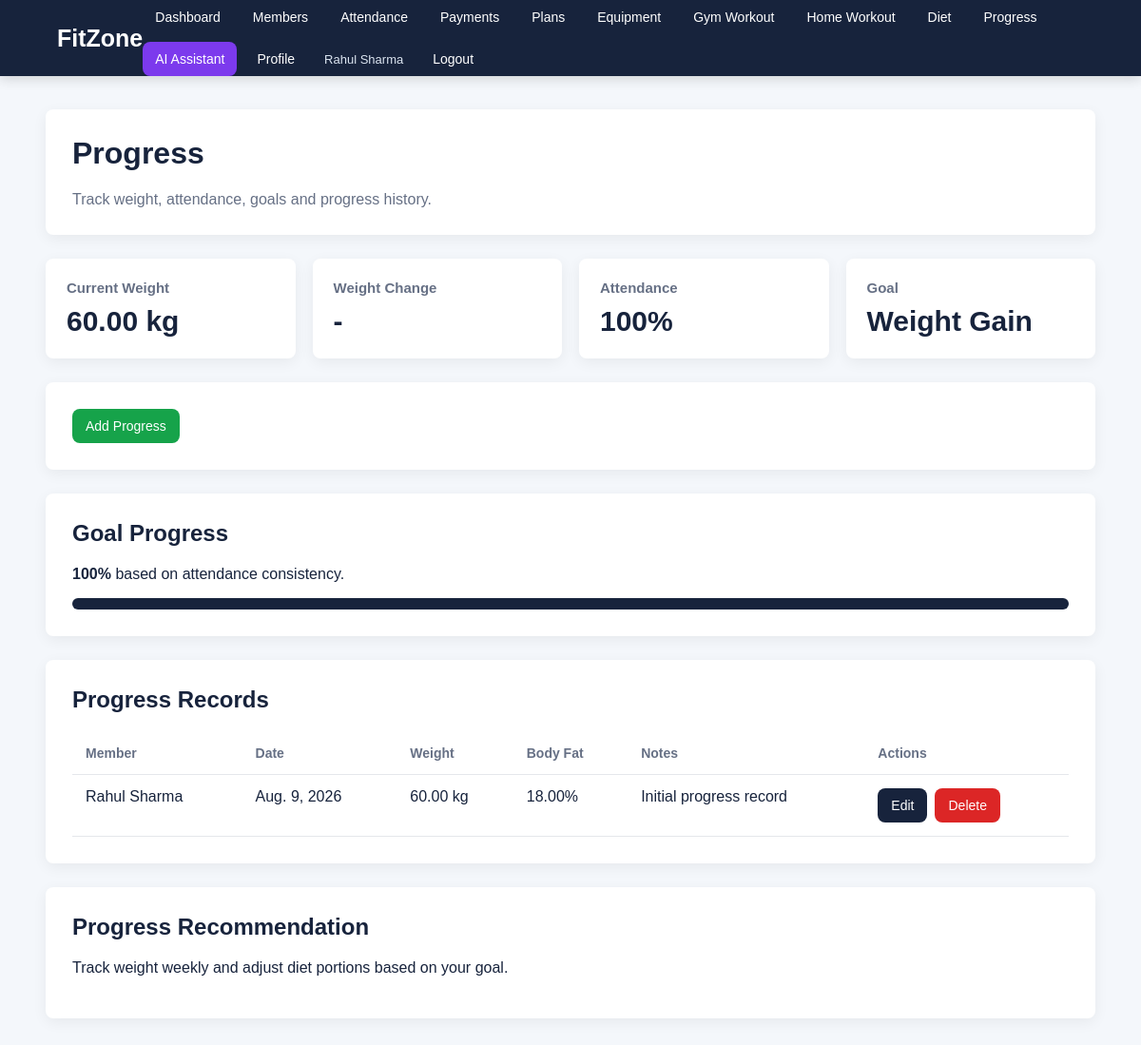
Page /progress/ (signed in) on the committed database.
### gymapp/models.py (models this page shows, shortened)
class CustomUser(AbstractUser):
    ROLE_CHOICES = [
        ("admin", "Admin"),
        ("member", "Member"),
    ]
    role = models.CharField(
        max_length=20,
        choices=ROLE_CHOICES,
        default="member"
    )

class Progress(models.Model):
    member = models.ForeignKey(
        MemberProfile,
        on_delete=models.CASCADE,
        related_name="progress_records"
    )
    weight = models.DecimalField(
        max_digits=5,
        decimal_places=2,
        null=True,
        blank=True
    )
    body_fat = models.DecimalField(
        max_digits=5,
        decimal_places=2,
        null=True,
        blank=True
    )
    recorded_date = models.DateField(
        default=timezone.now
    )
    notes = models.TextField(blank=True)

class MemberProfile(models.Model):
    GENDER_CHOICES = [
        ("Male", "Male"),
        ("Female", "Female"),
        ("Other", "Other"),
    ]
    GOAL_CHOICES = [
        ("Weight Gain", "Weight Gain"),
        ("Weight Loss", "Weight Loss"),
        ("Muscle Gain", "Muscle Gain"),
        ("Maintain Weight", "Maintain Weight"),
        ("General Fitness", "General Fitness"),
    ]
    user = models.OneToOneField(
        settings.AUTH_USER_MODEL,
        on_delete=models.CASCADE,
        related_name="member_profile"
    )
    full_name = models.CharField(max_length=100)
    mobile = models.CharField(max_length=15)
    email = models.EmailField(
        blank=True,
        null=True
    )
    age = models.PositiveIntegerField(
        blank=True,
        null=True
    )
    gender = models.CharField(
        max_length=10,
        choices=GENDER_CHOICES,
        blank=True,
        null=True
    )
    goal = models.CharField(
        max_length=30,
        choices=GOAL_CHOICES,
        blank=True
    )
    address = models.TextField(blank=True)
    joining_date = models.DateField(
        default=timezone.now
    )
    plan = models.ForeignKey(
        MembershipPlan,
        on_delete=models.SET_NULL,
        null=True,
        blank=True,
        related_name="members"
    )
    ai_plan = models.ForeignKey(
        AIPlan,
        on_delete=models.SET_NULL,
        null=True,
        blank=True,
        related_name="ai_members"
    )
    trainer = models.ForeignKey(
        Trainer,
        on_delete=models.SET_NULL,
        null=True,
        blank=True,
        related_name="members"
    )
    membership_start = models.DateField(
        null=True,
        blank=True
    )
    membership_end_date = models.DateField(
        null=True,
        blank=True
    )

### gymapp/views.py (the view)
# urls.py: path("progress/", views.progress, name="progress"),
@login_required
def progress(request):
    member_profile = _profile_for_user(request.user)
    if request.user.is_staff or request.user.is_superuser:
        progress_records = Progress.objects.select_related("member").order_by("-recorded_date")
        attendance_qs = Attendance.objects.all()
    else:
        progress_records = member_profile.progress_records.order_by("-recorded_date")
        attendance_qs = member_profile.attendances.all()
    total_attendance = attendance_qs.count()
    present_attendance = attendance_qs.filter(status="Present").count()
    attendance_percentage = (
        round((present_attendance / total_attendance) * 100) if total_attendance else 0
    )
    latest_progress = progress_records.first()
    first_progress = progress_records.order_by("recorded_date").first()
    weight_change = None
    if latest_progress and first_progress and latest_progress.weight and first_progress.weight:
        weight_change = latest_progress.weight - first_progress.weight
    progress_percentage = min(attendance_percentage, 100)
    goal = member_profile.goal or "General Fitness"
    recommendation = "Stay consistent with workouts, attendance and meal timing."
    if attendance_percentage < 50:
        recommendation = "Focus on improving attendance first with 3 fixed workout days per week."
    elif latest_progress and latest_progress.weight:
        recommendation = "Track weight weekly and adjust diet portions based on your goal."
    return render(
        request,
        "progress.html",
        {
            "member_profile": member_profile,
            "progress_records": progress_records[:20],
            "latest_progress": latest_progress,
            "weight_change": weight_change,
            "attendance_percentage": attendance_percentage,
            "goal": goal,
            "progress_percentage": progress_percentage,
            "recommendation": recommendation,
        },
    )

### gymapp/views.py (called while the page is built)
def _profile_for_user(user):
    if not user.is_authenticated:
        return None
    profile, _created = MemberProfile.objects.get_or_create(
        user=user,
        defaults={
            "full_name": user.get_full_name() or user.username,
            "mobile": "",
            "email": user.email,
        },
    )
    return profile

### templates/progress.html
{% extends "base.html" %}
{% block content %}
<div class="page-container">
    <div class="page-header">
        <h1>Progress</h1>
        <p>Track weight, attendance, goals and progress history.</p>
    </div>
    <div class="stats">
        <div class="stat">
            <h3>Current Weight</h3>
            <div class="number">
                {% if latest_progress.weight %}{{ latest_progress.weight }} kg{% else %}-{% endif %}
            </div>
        </div>
        <div class="stat">
            <h3>Weight Change</h3>
            <div class="number">
                {% if weight_change %}{{ weight_change }} kg{% else %}-{% endif %}
            </div>
        </div>
        <div class="stat">
            <h3>Attendance</h3>
            <div class="number">{{ attendance_percentage }}%</div>
        </div>
        <div class="stat">
            <h3>Goal</h3>
            <div class="number">{{ goal }}</div>
        </div>
    </div>
    <div class="section">
        <div class="actions">
            <a href="{% url 'progress_add' %}" class="button success">Add Progress</a>
        </div>
    </div>
    <div class="section">
        <h2>Goal Progress</h2>
        <p><strong>{{ progress_percentage }}%</strong> based on attendance consistency.</p>
        <div style="height: 12px; background: #e5e7eb; border-radius: 8px; overflow: hidden;">
            <div style="height: 12px; width: {{ progress_percentage }}%; background: #17233c;"></div>
        </div>
    </div>
    <div class="section">
        <h2>Progress Records</h2>
        {% if progress_records %}
            <div class="table-wrapper">
                <table>
                    <thead>
                        <tr>
                            <th>Member</th>
                            <th>Date</th>
                            <th>Weight</th>
                            <th>Body Fat</th>
                            <th>Notes</th>
                            <th>Actions</th>
                        </tr>
                    </thead>
                    <tbody>
                        {% for record in progress_records %}
                            <tr>
                                <td>{{ record.member.full_name }}</td>
                                <td>{{ record.recorded_date }}</td>
                                <td>{% if record.weight %}{{ record.weight }} kg{% else %}-{% endif %}</td>
                                <td>{% if record.body_fat %}{{ record.body_fat }}%{% else %}-{% endif %}</td>
                                <td>{{ record.notes|default:"-" }}</td>
                                <td>
                                    <div class="actions">
                                        <a href="{% url 'progress_edit' record.pk %}" class="button">Edit</a>
                                        <a href="{% url 'progress_delete' record.pk %}" class="button danger">Delete</a>
                                    </div>
                                </td>
                            </tr>
                        {% endfor %}
                    </tbody>
                </table>
            </div>
        {% else %}
            <div class="empty">No progress records found.</div>
        {% endif %}
    </div>
    <div class="section">
        <h2>Progress Recommendation</h2>
        <p>{{ recommendation }}</p>
    </div>
</div>
{% endblock %}

### templates/base.html (shortened to what this page needs)
<!DOCTYPE html>
<html lang="en">
<head>
</head>
<body>
    <nav class="navbar">
        <a href="{% url 'dashboard' %}" class="logo">FitZone</a>
        <div class="nav-links">
            {% if user.is_authenticated %}
                <a href="{% url 'dashboard' %}">Dashboard</a>
                <a href="{% url 'members' %}">Members</a>
                <a href="{% url 'attendance' %}">Attendance</a>
                <a href="{% url 'payments' %}">Payments</a>
                <a href="{% url 'membership_plans' %}">Plans</a>
                <a href="{% url 'equipment' %}">Equipment</a>
                <a href="{% url 'workout' %}">Gym Workout</a>
                <a href="{% url 'home_workout' %}">Home Workout</a>
                <a href="{% url 'diet' %}">Diet</a>
                <a href="{% url 'progress' %}">Progress</a>
                <a href="{% url 'ai_assistant' %}" class="ai-link">AI Assistant</a>
                <a href="{% url 'profile' %}">Profile</a>
                <span class="user-label">{{ user.get_full_name|default:user.username }}</span>
                <form method="post" action="{% url 'logout' %}">
                    <button type="submit" class="logout-button">Logout</button>
                </form>
            {% else %}
                <a href="{% url 'login' %}">Login</a>
                <a href="{% url 'register' %}">Register</a>
            {% endif %}
        </div>
    </nav>
    <div class="content">
        {% block content %}{% endblock %}
    </div>
</body>
</html>

### templates/base.html (style rules this page uses)
* { box-sizing: border-box; }
body { margin: 0; font-family: Arial, sans-serif; background: #f4f7fb; color: #17233c; }
a { color: inherit; text-decoration: none; }
.navbar { background: #17233c; padding: 0 5%; min-height: 70px; display: flex; align-items: center; justify-content: space-between; box-shadow: 0 3px 12px rgba(0, 0, 0, 0.15); }
.logo { color: white; font-size: 25px; font-weight: bold; }
.nav-links { display: flex; gap: 8px; align-items: center; flex-wrap: wrap; }
.nav-links a, .logout-button { color: white; background: transparent; border: 0; padding: 10px 13px; border-radius: 8px; font-size: 14px; font-family: Arial, sans-serif; cursor: pointer; }
.ai-link { background: #7c3aed !important; }
.user-label { color: #dbe4f0; font-size: 13px; padding: 8px 10px; }
.content { min-height: calc(100vh - 70px); }
.page-container { width: 92%; max-width: 1200px; margin: 35px auto; }
.page-header, .section, .card { background: white; padding: 28px; border-radius: 8px; margin-bottom: 25px; box-shadow: 0 4px 15px rgba(0, 0, 0, 0.06); }
.page-header h1, .section h2, .card h2 { margin-top: 0; }
.page-header p { margin-bottom: 0; color: #667085; }
.stats { display: grid; grid-template-columns: repeat(4, 1fr); gap: 18px; margin-bottom: 25px; }
.stat { background: white; padding: 22px; border-radius: 8px; box-shadow: 0 4px 15px rgba(0, 0, 0, 0.06); }
.stat h3 { margin: 0 0 10px; color: #667085; font-size: 15px; }
.number { font-size: 30px; font-weight: bold; }
.table-wrapper { overflow-x: auto; }
table { width: 100%; border-collapse: collapse; }
th, td { padding: 14px; text-align: left; border-bottom: 1px solid #e5e7eb; vertical-align: top; }
th { color: #667085; font-size: 14px; }
.actions { display: flex; gap: 8px; flex-wrap: wrap; align-items: center; }
.button, button.button { display: inline-block; border: 0; border-radius: 8px; background: #17233c; color: white; padding: 10px 14px; font-family: Arial, sans-serif; font-size: 14px; cursor: pointer; }
.button.danger { background: #dc2626; }
.button.success { background: #16a34a; }

### rows in the picture
CustomUser: get_full_name "Rahul Sharma"
Progress: weight "60.00", member.full_name "Rahul Sharma", recorded_date "Aug. 9, 2026", body_fat "18.00", notes "Initial progress record"
MemberProfile: goal "Weight Gain"

### other values in the picture
{{ attendance_percentage }} "100"
{{ progress_percentage }} "100"
{{ recommendation }} "Track weight weekly and adjust diet portions based on your goal."
